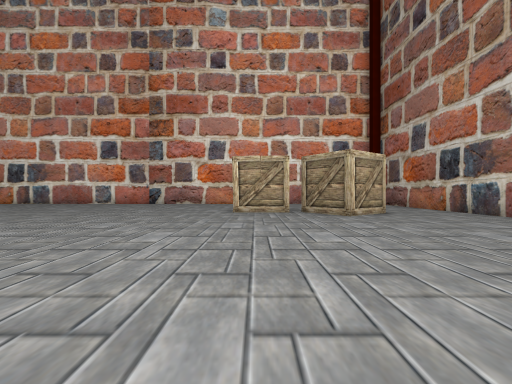
View 1 (above)

22 first-person views from a walk through a 3-D level made in the Unity game engine. The camera is 1.3 m above the floor, looks level and sees 90° across. The floor is counted in squares, 1.8 m on a side. Each view is taken from the middle of a square. On the plan, view 1 faces up. The plan holds only what a view shows up to about 9 squares ahead; the rest is blank. The place goes on beyond the plan. The player is left out.

View 2
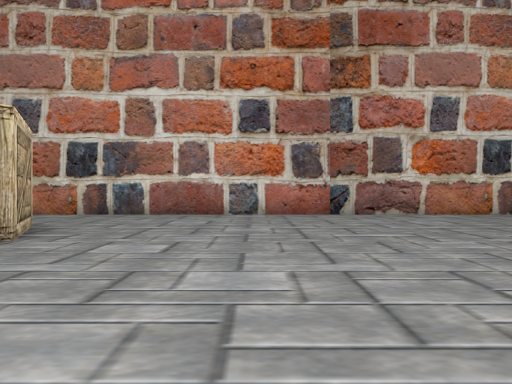

View 3
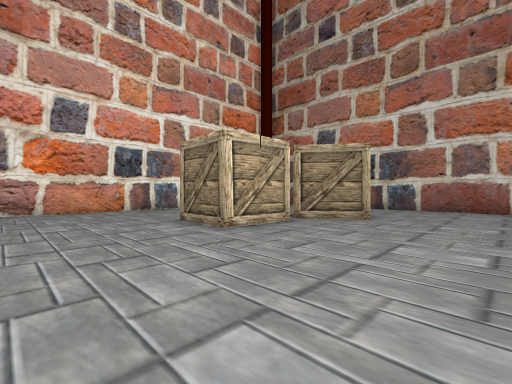

View 4
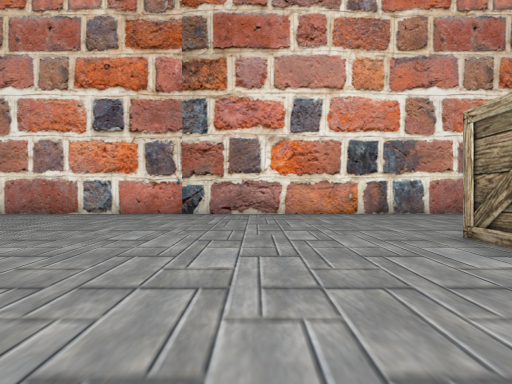

View 5
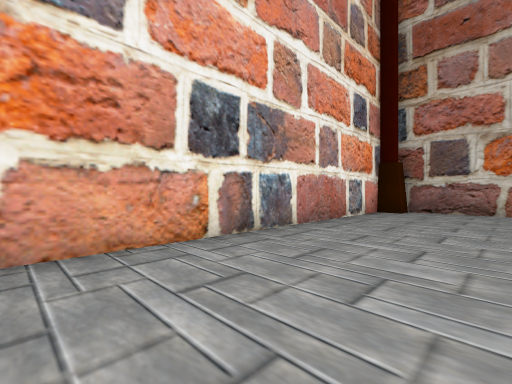

View 6
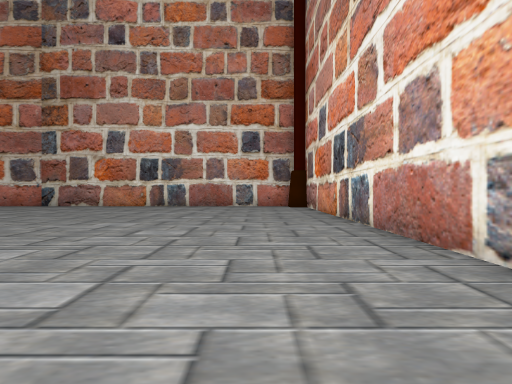

View 7
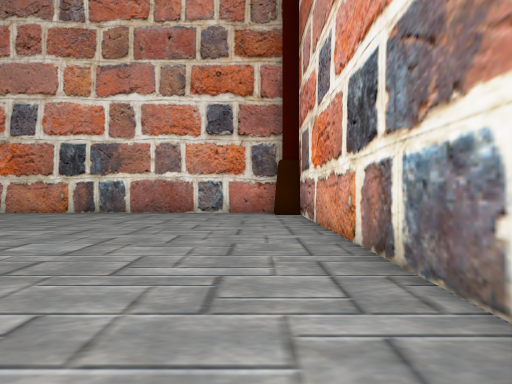

View 8
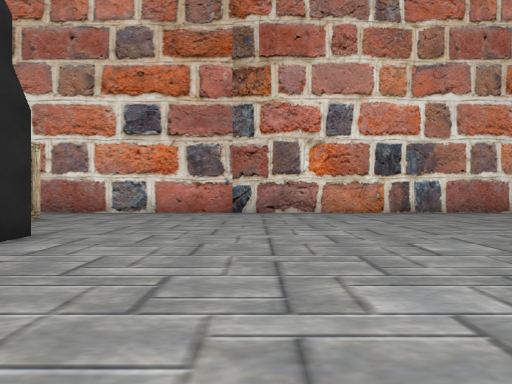

View 9
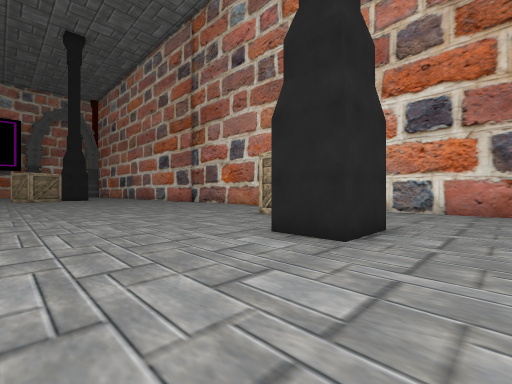

View 10
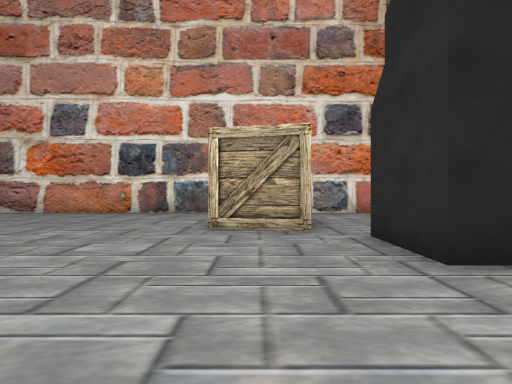

View 11
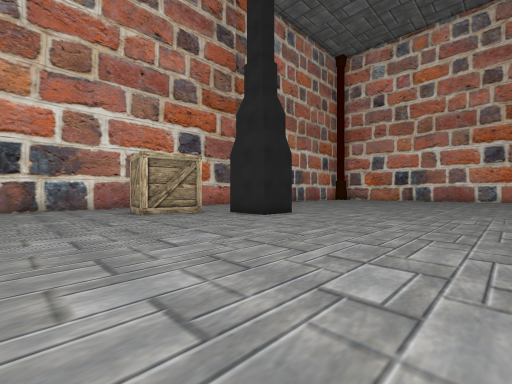

View 12
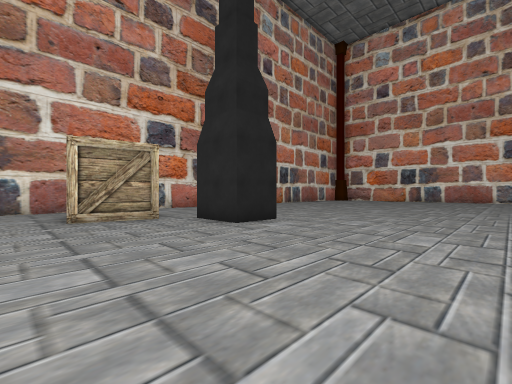

View 13
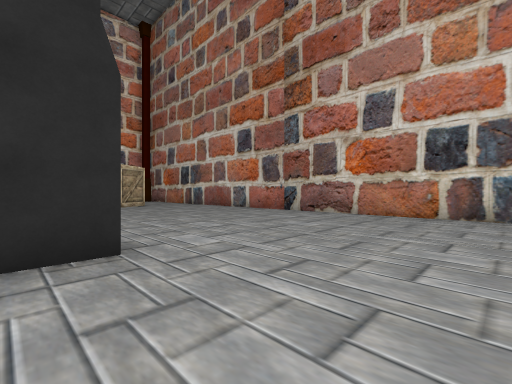

View 14
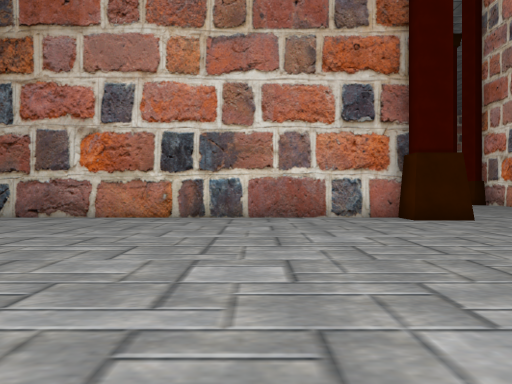

View 15
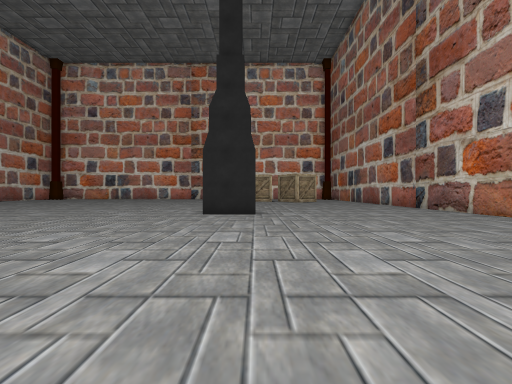

View 16
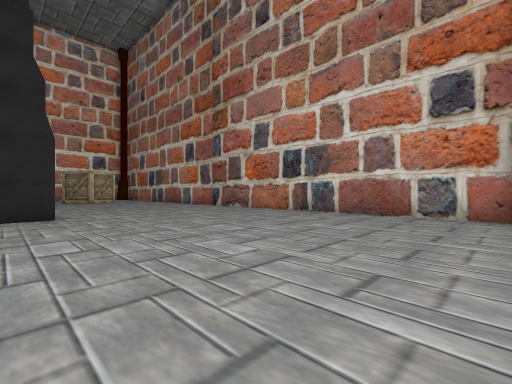

View 17
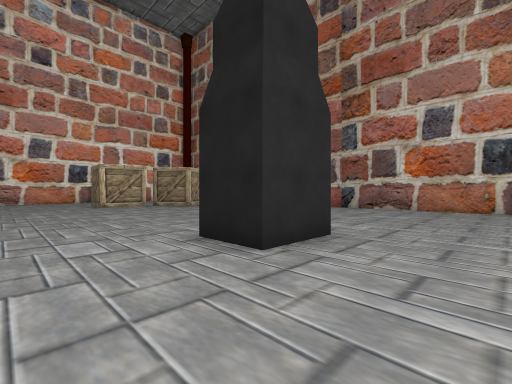

View 18
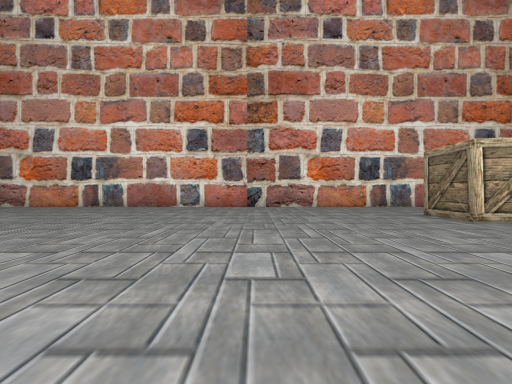

View 19
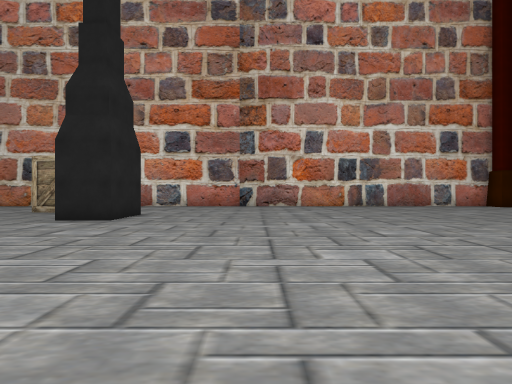

View 20
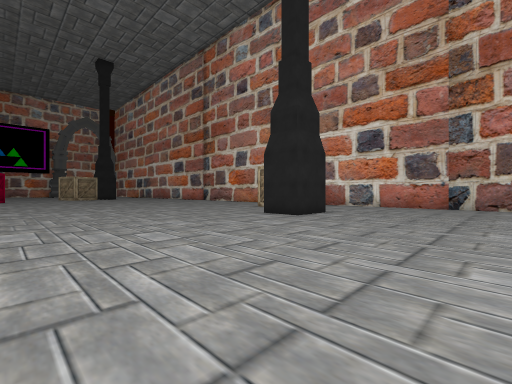

View 21
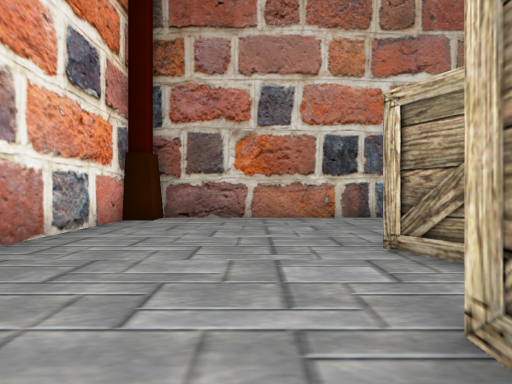

View 22
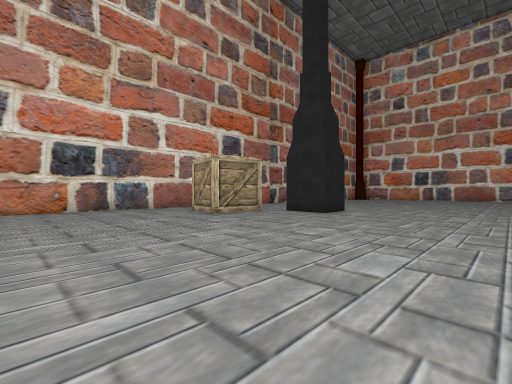

### Floor plan
Points are (right, up) in squares from view 1. A wall is a line through its corners. A room is listed if a view was taken in it or the views show most of it. See-through windows are left out.
Room 1 (views 1, 2, 3, 4, 5, 6, 7, 8, 9, 10, 11, 12, 13, 14, 15, 16, 17, 18, 19, 20, 21, 22)
walls: (0, -1.8) (-1.7, -1.8) (-1.7, -0.4); (-15.2, -0.7) (-13.5, -0.7) (-13.5, -2.1) (-15.2, -2.1); (1.2, 9) (-0.8, 9.1) (-0.7, 11.1); (-15.7, -3) (-16.1, -4.9) (-17.5, -4.7); (2.5, 9.9) (3.4, 10.4); (4.4, 8.7) (2.8, 7.6) (1.6, 9.3); (6.6, -10.5) (6.6, -10.1) (7.3, -10.1) (7.3, 14.7) (6.6, 14.7) (6.6, 15.4) (-19.1, 15.4) (-19.1, 14.7) (-19.9, 14.7) (-19.9, -10.5)

Positions as (right, up) in squares from view 1, and headings:
1: (0, 0), facing up
2: (-1, 4), facing right
3: (-4, 5), facing up-right
4: (-4, 7), facing up
5: (-3, 12), facing up-right
6: (-7, 13), facing left
7: (-11, 14), facing left
8: (-11, 3), facing left
9: (-10, 1), facing down-left
10: (-11, -4), facing left
11: (-8, -8), facing up-left
12: (-9, -6), facing up-left
13: (-1, -5), facing up-right
14: (0, -6), facing right
15: (0, -10), facing up
16: (-1, -10), facing up-right
17: (-4, -4), facing up-right
18: (-6, 3), facing up
19: (-7, 3), facing left
20: (-7, 4), facing down-left
21: (0, 12), facing right
22: (-9, -10), facing up-left
